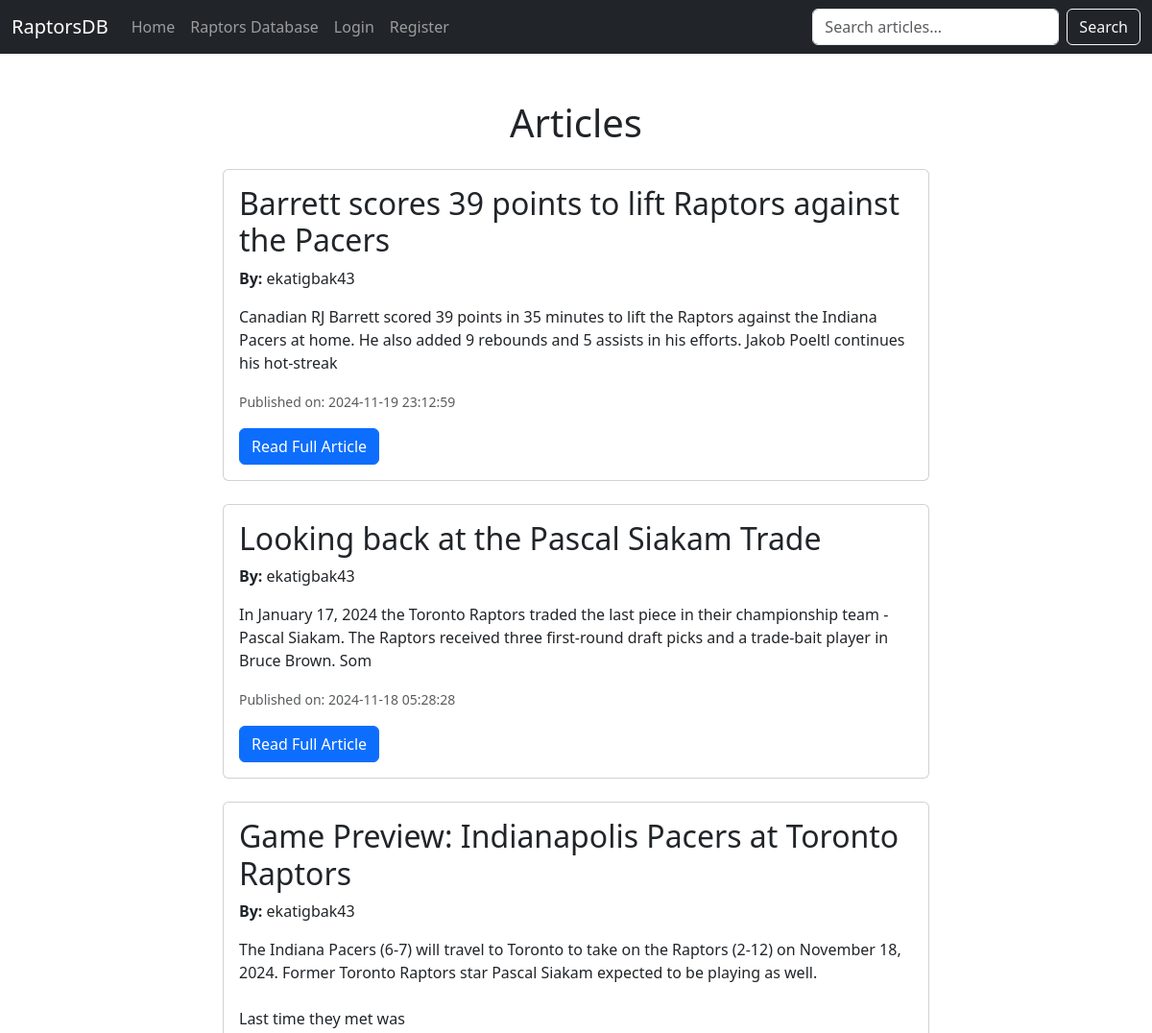
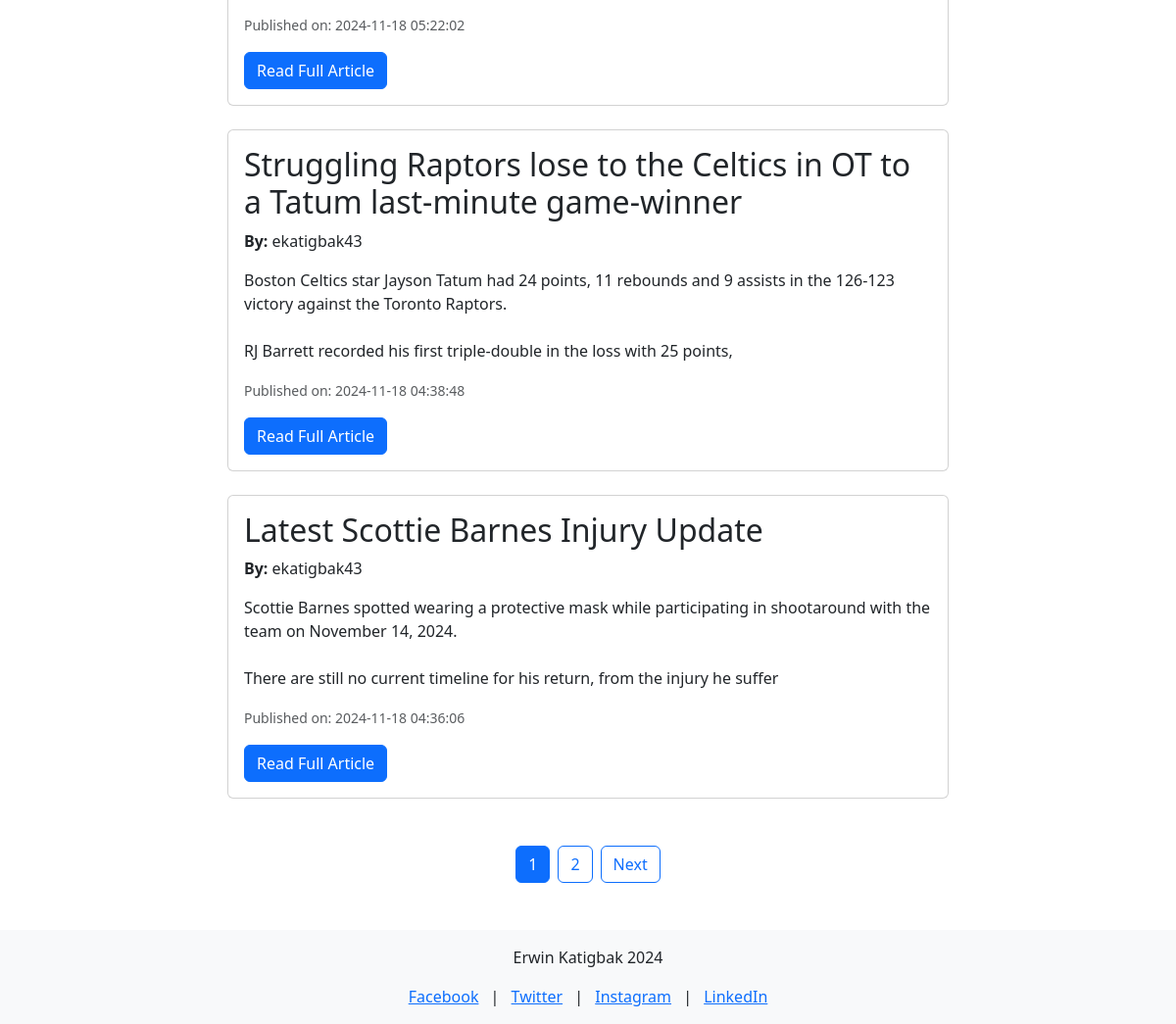
Before: / with the older database file (2 pictures, top to bottom).
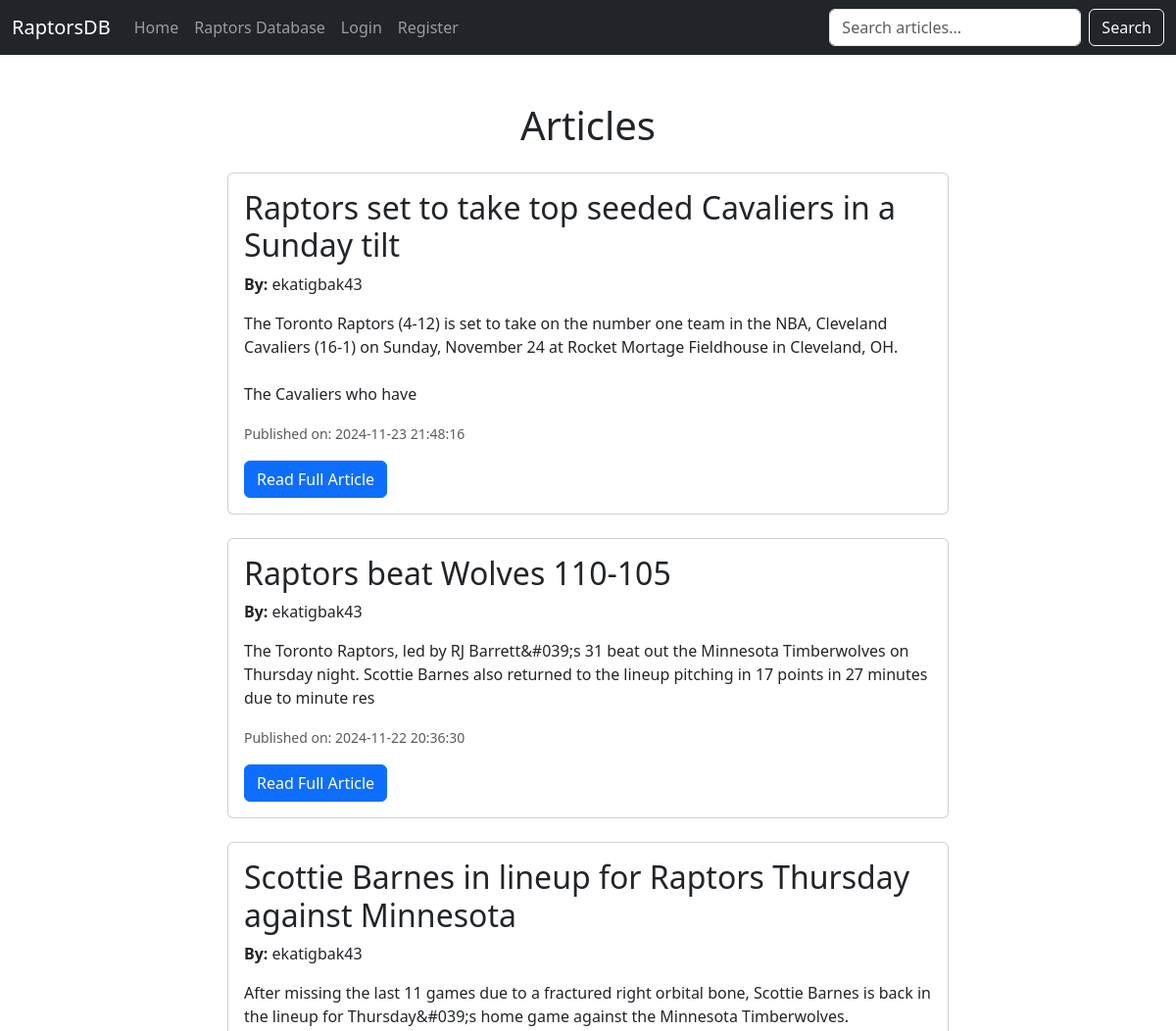
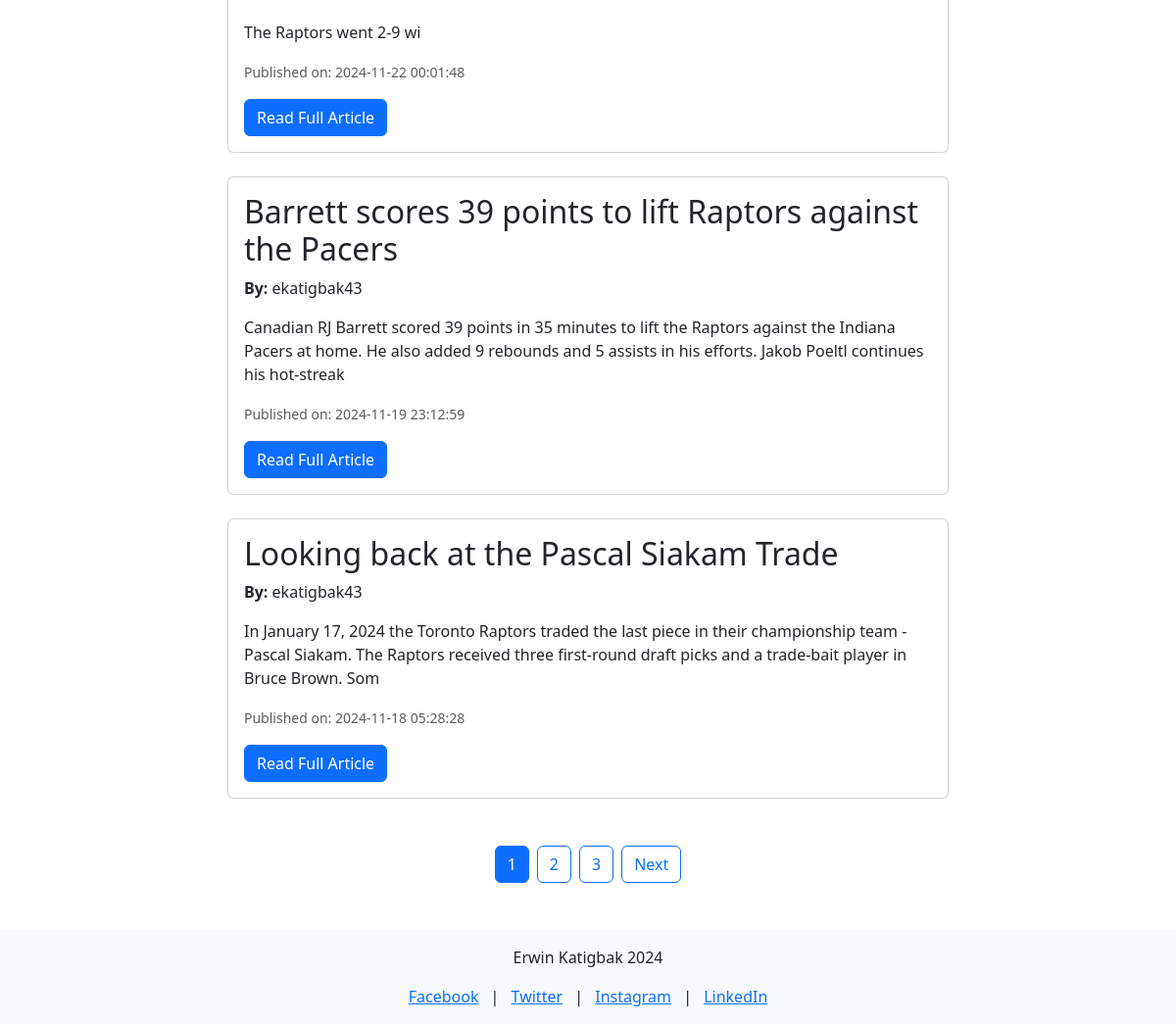
After: the same page with the newer database file (2 pictures, top to bottom).
### tables this page shows
CREATE TABLE `articles` (
  `article_id` int(11) NOT NULL,
  `title` varchar(255) NOT NULL,
  `content` text DEFAULT NULL,
  `image` varchar(255) DEFAULT NULL,
  `author_id` int(11) DEFAULT NULL,
  `created_at` timestamp NOT NULL DEFAULT current_timestamp()
);

CREATE TABLE `users` (
  `user_id` int(11) NOT NULL,
  `username` varchar(50) NOT NULL,
  `password` varchar(255) NOT NULL,
  `role` enum('admin','editor','user','guest') NOT NULL
);

### index.php (the view, shortened to what this page needs)
<?php
require('connect.php');
$articles_per_page = 5;
$page = isset($_GET['page']) && is_numeric($_GET['page']) ? (int)$_GET['page'] : 1;
$offset = ($page - 1) * $articles_per_page;
try {
    $total_query = "SELECT COUNT(*) AS total FROM articles";
    $total_statement = $db->prepare($total_query);
    $total_statement->execute();
    $total_articles = $total_statement->fetch(PDO::FETCH_ASSOC)['total'];
    $total_pages = ceil($total_articles / $articles_per_page);
    $query = "SELECT a.article_id, a.title, a.content, a.created_at, u.username AS author
              FROM articles a
              JOIN users u ON a.author_id = u.user_id
              ORDER BY a.created_at DESC
              LIMIT :limit OFFSET :offset";
    $statement = $db->prepare($query);
    $statement->bindValue(':limit', $articles_per_page, PDO::PARAM_INT);
    $statement->bindValue(':offset', $offset, PDO::PARAM_INT);
    $statement->execute();
    $articles = $statement->fetchAll(PDO::FETCH_ASSOC);
} catch (PDOException $e) {
    echo "Error: " . $e->getMessage();
}
?>
<!DOCTYPE html>
<html lang="en">
<head>
    <link href="https://cdn.jsdelivr.net/npm/bootstrap@5.3.0-alpha3/dist/css/bootstrap.min.css" rel="stylesheet">
</head>
<body>
    <?php include('nav.php'); ?>
    <div class="container my-5">
        <h1 class="text-center mb-4">Articles</h1>
        <?php if ($articles && count($articles) > 0): ?>
            <div class="row justify-content-center">
                <?php foreach ($articles as $article): ?>
                    <div class="col-md-8 mb-4">
                        <div class="card">
                            <div class="card-body">
                                <h2 class="card-title"><?= htmlspecialchars($article['title']) ?></h2>
                                <p class="card-text"><strong>By:</strong> <?= htmlspecialchars($article['author']) ?></p>
                                <p class="card-text"><?= nl2br(htmlspecialchars(substr($article['content'], 0, 200))) ?></p>
                                <p class="card-text"><small class="text-muted">Published on: <?= htmlspecialchars($article['created_at']) ?></small></p>
                                <a href="view_article.php?id=<?= $article['article_id'] ?>" class="btn btn-primary">Read Full Article</a>
                            </div>
                        </div>
                    </div>
                <?php endforeach; ?>
            </div>
        <?php else: ?>
            <p class="text-center">No articles found.</p>
        <?php endif; ?>
        <div class="pagination d-flex justify-content-center mt-4">
            <?php for ($i = 1; $i <= $total_pages; $i++): ?>
                <a href="?page=<?= $i ?>" class="btn <?= $i === $page ? 'btn-primary' : 'btn-outline-primary' ?> mx-1"><?= $i ?></a>
            <?php endfor; ?>
            <?php if ($page < $total_pages): ?>
                <a href="?page=<?= $page + 1 ?>" class="btn btn-outline-primary mx-1">Next</a>
            <?php endif; ?>
        </div>
    </div>
    <?php include('footer.php'); ?>
</body>
</html>

Changed rows visible on the page:
no longer on this page (row edited): articles: title "Game Preview: Indianapolis Pacers at Toronto Raptors", author.username "ekatigbak43", content "The Indiana Pacers (6-7) will travel to Toronto to take on the Raptors (2-12) on November 18, 2024. Former Toronto Raptors star Pascal Siakam expected to be playing as well. Last time they met was", created_at "2024-11-18 05:22:02"
no longer on this page (row unchanged): articles: title "Struggling Raptors lose to the Celtics in OT to a Tatum last-minute game-winner", author.username "ekatigbak43", content "Boston Celtics star Jayson Tatum had 24 points, 11 rebounds and 9 assists in the 126-123 victory against the Toronto Raptors. RJ Barrett recorded his first triple-double in the loss with 25 points,", created_at "2024-11-18 04:38:48"
no longer on this page (row unchanged): articles: title "Latest Scottie Barnes Injury Update", author.username "ekatigbak43", content "Scottie Barnes spotted wearing a protective mask while participating in shootaround with the team on November 14, 2024. There are still no current timeline for his return, from the injury he suffer", created_at "2024-11-18 04:36:06"
added articles: title "Raptors set to take top seeded Cavaliers in a Sunday tilt", author.username "ekatigbak43", content "The Toronto Raptors (4-12) is set to take on the number one team in the NBA, Cleveland Cavaliers (16-1) on Sunday, November 24 at Rocket Mortage Fieldhouse in Cleveland, OH. The Cavaliers who have", created_at "2024-11-23 21:48:16"
added articles: title "Raptors beat Wolves 110-105", author.username "ekatigbak43", content "The Toronto Raptors, led by RJ Barrett&#039;s 31 beat out the Minnesota Timberwolves on Thursday night. Scottie Barnes also returned to the lineup pitching in 17 points in 27 minutes due to minute res", created_at "2024-11-22 20:36:30"
added articles: title "Scottie Barnes in lineup for Raptors Thursday against Minnesota", author.username "ekatigbak43", content "After missing the last 11 games due to a fractured right orbital bone, Scottie Barnes is back in the lineup for Thursday&#039;s home game against the Minnesota Timberwolves. The Raptors went 2-9 wi", created_at "2024-11-22 00:01:48"
Other visible differences:
new list line: "3"
